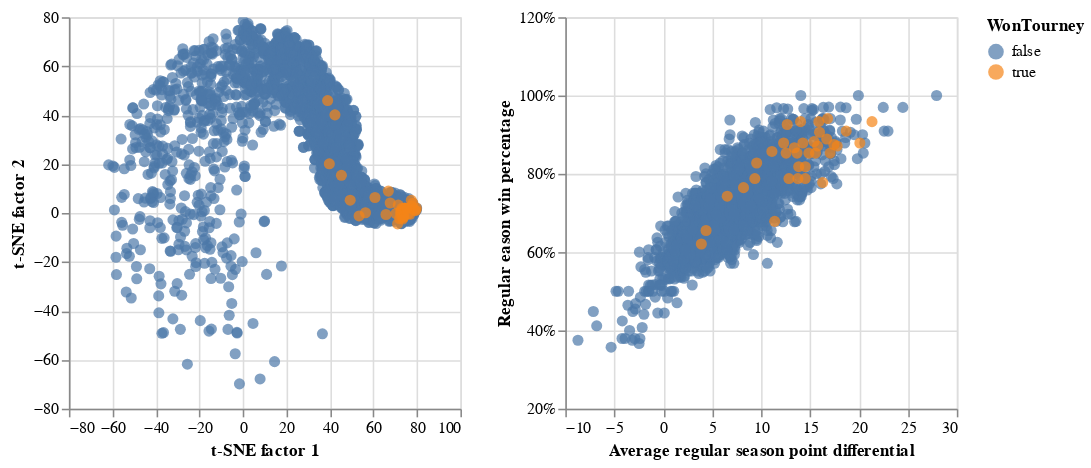

Notebook code for this chart:
### Markdown cell above
### Are tournament winners differentiated?
Generally, the tournament winners are clustered together in both of the plots below. They appear to be more closely clustered, but it is difficult to tell given the overall difference in point distribution between our two plots. The distinguishing the impact here will likely require two tournament models using these as inputs.

### Code cell
#collapse_hide
colorBy = alt.Color('WonTourney:N', scale=alt.Scale(scheme='tableau10'))
orderBy = alt.Order('WonTourney:N', sort='ascending')
base, chart1, chart2 = plot_comparison( df,colorBy, orderBy, axis_ranges)

base.encode(*chart1)  | base.encode(*chart2)

### Figure 1 — Vega-Lite specification as saved in the notebook (floating-point values rounded to 4 significant figures; data arrays with more than 128 entries replaced by an {"elided": "..."} marker saying what was removed)
{"config": {"view": {"continuousWidth": 400, "continuousHeight": 300}}, "hconcat": [{"mark": {"type": "point", "filled": true, "size": 50}, "encoding": {"color": {"condition": {"type": "nominal", "field": "WonTourney", "scale": {"scheme": "tableau10"}, "selection": "selector027"}, "value": "lightgray"}, "order": {"type": "nominal", "field": "WonTourney", "sort": "ascending"}, "tooltip": [{"type": "nominal", "field": "TeamName"}, {"type": "nominal", "field": "Seed"}], "x": {"type": "quantitative", "axis": {"title": "t-SNE factor 1"}, "field": "factor1", "scale": {"domain": [-80, 100]}}, "y": {"type": "quantitative", "axis": {"title": "t-SNE factor 2"}, "field": "factor2", "scale": {"domain": [-80, 80]}}}, "height": 250, "selection": {"selector027": {"type": "single", "empty": "all", "fields": ["TeamName"]}, "selector028": {"type": "interval", "bind": "scales", "encodings": ["x", "y"]}}, "width": 250}, {"mark": {"type": "point", "filled": true, "size": 50}, "encoding": {"color": {"condition": {"type": "nominal", "field": "WonTourney", "scale": {"scheme": "tableau10"}, "selection": "selector027"}, "value": "lightgray"}, "order": {"type": "nominal", "field": "WonTourney", "sort": "ascending"}, "tooltip": [{"type": "nominal", "field": "TeamName"}, {"type": "nominal", "field": "Seed"}], "x": {"type": "quantitative", "axis": {"title": "Average regular season point differential"}, "field": "RegPoint_diff", "scale": {"domain": [-10, 30]}}, "y": {"type": "quantitative", "axis": {"format": "%", "title": "Regular eason win percentage"}, "field": "RegWins", "scale": {"domain": [0.2, 1.2]}}}, "height": 250, "selection": {"selector027": {"type": "single", "empty": "all", "fields": ["TeamName"]}, "selector028": {"type": "interval", "bind": "scales", "encodings": ["x", "y"]}}, "width": 250}], "data": {"name": "data-ea9248b5f886e8edd7fe4e8b40540fe5"}, "$schema": "https://vega.github.io/schema/vega-lite/v4.8.1.json", "datasets": {"data-ea9248b5f886e8edd7fe4e8b40540fe5": {"elided": "2286 records"}}}
